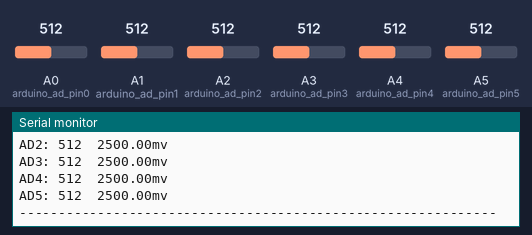
A sketch run on a simulated Arduino Uno, built with avr-gcc and run on an emulated ATmega328P. On the bench: the last lines printed to the serial monitor. The test bench sets the inputs (shaded band); at power-on: A0 (arduino_ad_pin0) = 512, A1 (arduino_ad_pin1) = 512, A2 (arduino_ad_pin2) = 512, A3 (arduino_ad_pin3) = 512, A4 (arduino_ad_pin4) = 512, A5 (arduino_ad_pin5) = 512.

Above: at 2.4 s.
2.5 s: A0 (arduino_ad_pin0) set to 716
At 3.32 s:
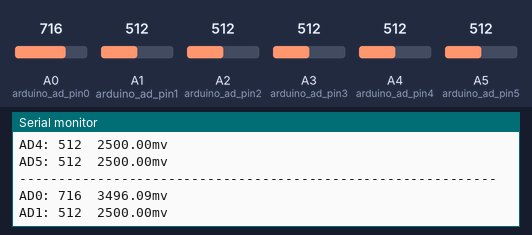
4.7 s: A1 (arduino_ad_pin1) set to 716
At 4.92 s:
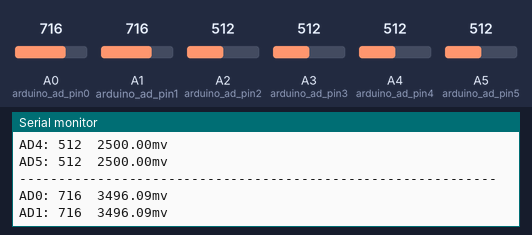
6.9 s: A2 (arduino_ad_pin2) set to 716
At 6.93 s:
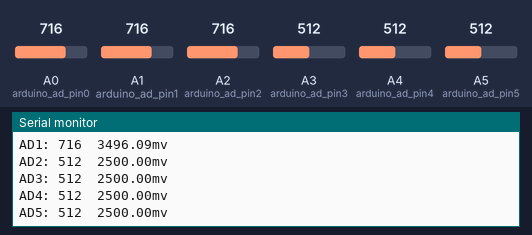
9.1 s: A3 (arduino_ad_pin3) set to 716
At 9.84 s:
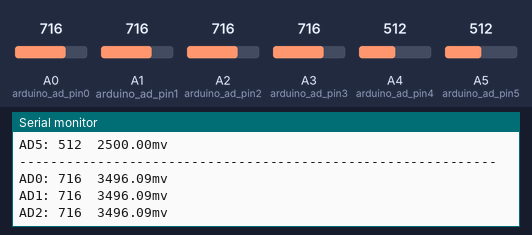
14.4 s: A4 (arduino_ad_pin4) set to 716
At 15.9 s:
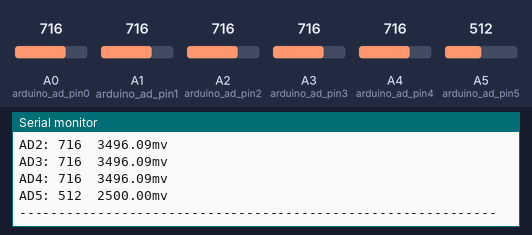
16.6 s: A5 (arduino_ad_pin5) set to 716
At 18.9 s:
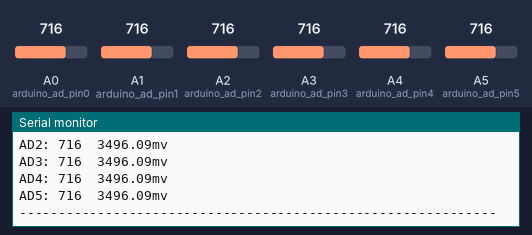
Timing chart, 0 to 19.8 s (numbered marks = the images above; inputs shaded):
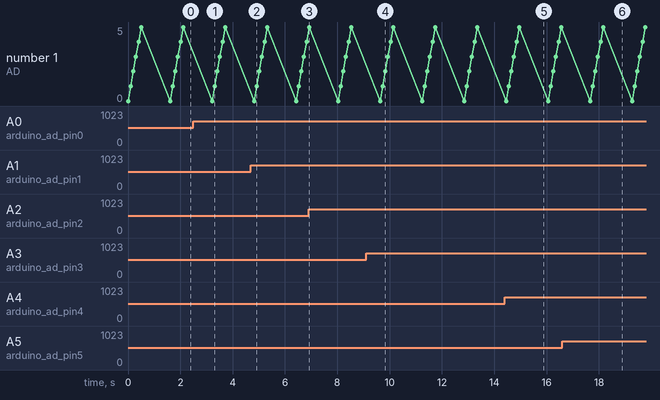

Measured:
- after the input at 2.5 s, the serial monitor: prints a new line after 0.71 s (image 1)
- after the input at 4.7 s, the serial monitor: prints a new line after 0.22 s (image 2)
- after the input at 14.4 s, the serial monitor: prints a new line after 0.45 s (image 5)
- after the input at 16.6 s, the serial monitor: prints a new line after 1.6 s (image 6)

The sketch:

adc.ino
```cpp
const int arduino_ad_pin0 = 0;
const int arduino_ad_pin1 = 1;
const int arduino_ad_pin2 = 2;
const int arduino_ad_pin3 = 3;
const int arduino_ad_pin4 = 4;
const int arduino_ad_pin5 = 5;

void setup()
{
    // put your setup code here, to run once:
    pinMode(arduino_ad_pin0 , INPUT);
    pinMode(arduino_ad_pin1 , INPUT);
    pinMode(arduino_ad_pin2 , INPUT);
    pinMode(arduino_ad_pin3 , INPUT);
    pinMode(arduino_ad_pin4 , INPUT);
    pinMode(arduino_ad_pin5 , INPUT);
    Serial.begin(9600);
}

void loop()
{
    int ad_ret_val;
    // put your main code here, to run repeatedly:

    /* ad0 */
    ad_ret_val = analogRead(arduino_ad_pin0);
    Serial.print("AD0: ");
    Serial.print(ad_ret_val);
    Serial.print("\t");
    Serial.print(ad_ret_val * 5000.0f / 1024.0f);
    Serial.println("mv");
    delay(100);

    /* ad1 */
    ad_ret_val = analogRead(arduino_ad_pin1);
    Serial.print("AD1: ");
    Serial.print(ad_ret_val);
    Serial.print("\t");
    Serial.print(ad_ret_val * 5000.0f / 1024.0f);
    Serial.println("mv");
    delay(100);

    /* ad2 */
    ad_ret_val = analogRead(arduino_ad_pin2);
    Serial.print("AD2: ");
    Serial.print(ad_ret_val);
    Serial.print("\t");
    Serial.print(ad_ret_val * 5000.0f / 1024.0f);
    Serial.println("mv");
    delay(100);

    /* ad3 */
    ad_ret_val = analogRead(arduino_ad_pin3);
    Serial.print("AD3: ");
    Serial.print(ad_ret_val);
    Serial.print("\t");
    Serial.print(ad_ret_val * 5000.0f / 1024.0f);
    Serial.println("mv");
    delay(100);

    /* ad4 */
    ad_ret_val = analogRead(arduino_ad_pin4);
    Serial.print("AD4: ");
    Serial.print(ad_ret_val);
    Serial.print("\t");
    Serial.print(ad_ret_val * 5000.0f / 1024.0f);
    Serial.println("mv");
    delay(100);

    /* ad5 */
    ad_ret_val = analogRead(arduino_ad_pin5);
    Serial.print("AD5: ");
    Serial.print(ad_ret_val);
    Serial.print("\t");
    Serial.print(ad_ret_val * 5000.0f / 1024.0f);
    Serial.println("mv");
    delay(100);

    Serial.println("-------------------------------------------------------------");
    delay(1000);
}
```
